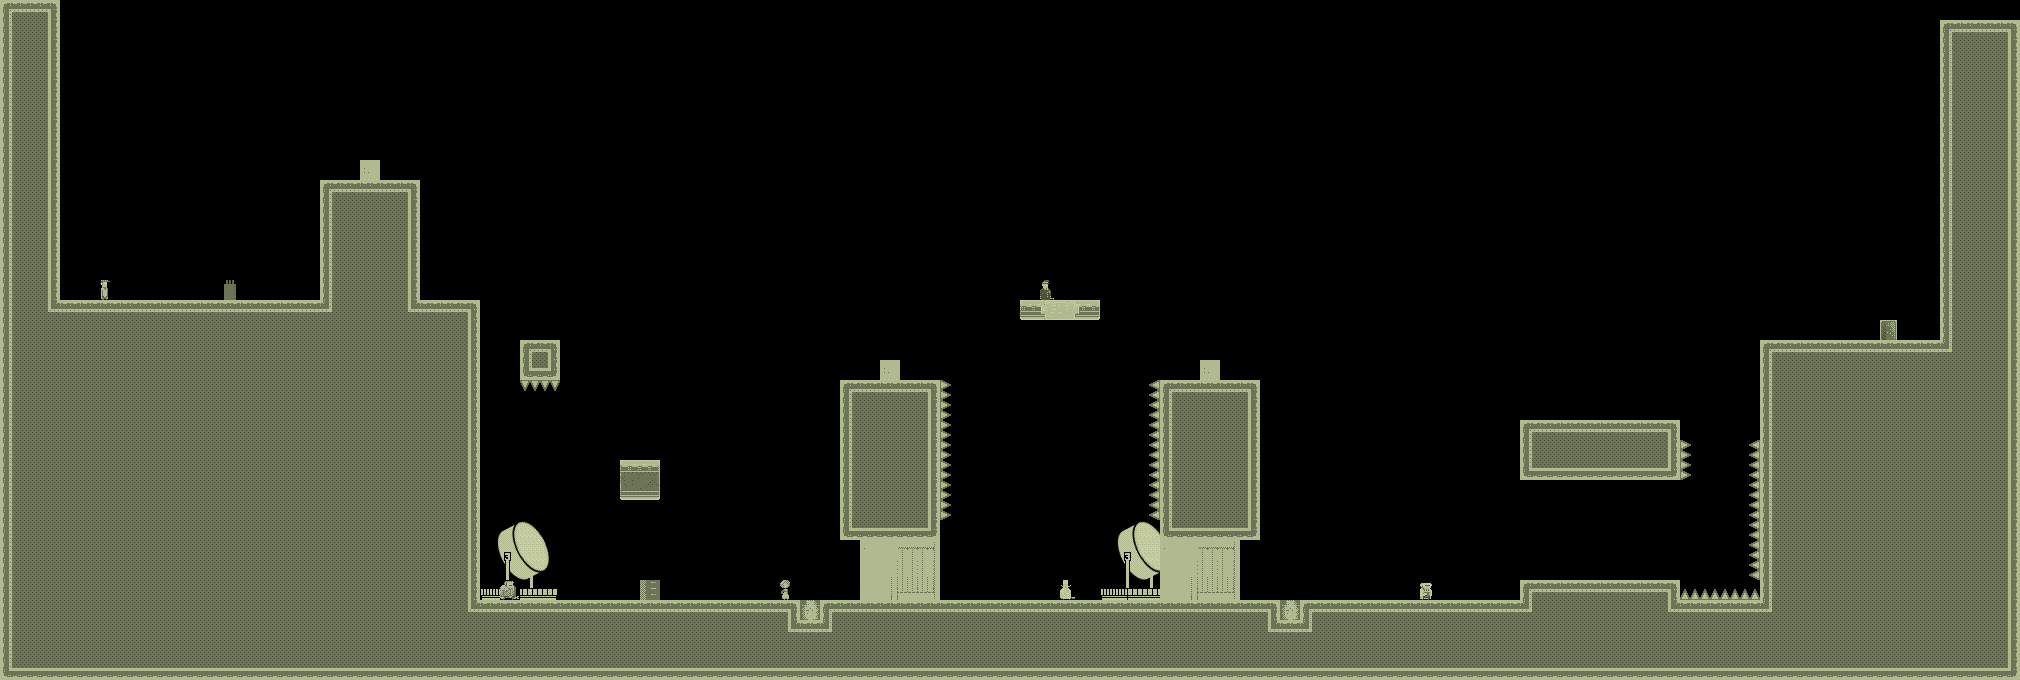

Tiled map render using the project's own tile images. Description and the map definition, with tile-layer contents summarised, below:
An orthogonal 101x34 tile map with 20x20 px tiles, 1 tile layer (bg) and 3 objects.

<map version="1.0" orientation="orthogonal" width="101" height="34" tilewidth="20" tileheight="20">
 <properties>
  <property name="liselotStart" value="YES" />
 </properties>
 <tileset firstgid="1" name="tiles_military" tilewidth="20" tileheight="20">
  <image source="../../../../../SuperLemonadeFactory1989Content/Lemonade/tiles_military.png" width="400" height="400" />
  <terraintypes>
   <terrain name="solid" tile="151" />
   <terrain name="hollow" tile="94" />
  </terraintypes>
  <tile id="8" terrain=",,,1" />
  <tile id="9" terrain=",,1,1" />
  <tile id="10" terrain=",,1,1" />
  <tile id="11" terrain=",,1,1" />
  <tile id="12" terrain=",,1,1" />
  <tile id="13" terrain=",,1,1" />
  <tile id="14" terrain=",,1," />
  <tile id="15" terrain="1,1,1," />
  <tile id="16" terrain="1,1,,1" />
  <tile id="28" terrain=",1,,1" />
  <tile id="34" terrain="1,,1," />
  <tile id="35" terrain="1,,1,1" />
  <tile id="36" terrain=",1,1,1" />
  <tile id="48" terrain=",1,,1" />
  <tile id="54" terrain="1,,1," />
  <tile id="68" terrain=",1,,1" />
  <tile id="74" terrain="1,,1," />
  <tile id="88" terrain=",1,,1" />
  <tile id="94" terrain="1,,1," />
  <tile id="108" terrain=",1,,1" />
  <tile id="114" terrain="1,,1," />
  <tile id="128" terrain=",1,," />
  <tile id="129" terrain="1,1,," />
  <tile id="130" terrain="1,1,," />
  <tile id="131" terrain="1,1,," />
  <tile id="132" terrain="1,1,," />
  <tile id="133" terrain="1,1,," />
  <tile id="134" terrain="1,,," />
  <tile id="148" terrain=",,,0" />
  <tile id="149" terrain=",,0,0" />
  <tile id="150" terrain=",,0," />
  <tile id="151" terrain="0,0,0," />
  <tile id="152" terrain="0,0,," />
  <tile id="153" terrain="0,0,,0" />
  <tile id="168" terrain=",0,,0" />
  <tile id="170" terrain="0,,0," />
  <tile id="171" terrain="0,,0," />
  <tile id="173" terrain=",0,,0" />
  <tile id="188" terrain=",0,," />
  <tile id="189" terrain="0,0,," />
  <tile id="190" terrain="0,,," />
  <tile id="191" terrain="0,,0,0" />
  <tile id="192" terrain=",,0,0" />
  <tile id="193" terrain=",0,0,0" />
  <tile id="194" terrain="0,0,0,0" />
  <tile id="195" terrain="1,1,1,1" />
  <tile id="356">
   <properties>
    <property name="LargeCrate" value="" />
   </properties>
  </tile>
  <tile id="380">
   <properties>
    <property name="Andre" value="" />
   </properties>
  </tile>
  <tile id="381">
   <properties>
    <property name="Liselot" value="" />
   </properties>
  </tile>
  <tile id="382">
   <properties>
    <property name="Amsterdaam" value="" />
   </properties>
  </tile>
  <tile id="383">
   <properties>
    <property name="Worker" value="" />
   </properties>
  </tile>
  <tile id="384">
   <properties>
    <property name="Inspector" value="" />
   </properties>
  </tile>
  <tile id="385">
   <properties>
    <property name="Chef" value="" />
   </properties>
  </tile>
  <tile id="386">
   <properties>
    <property name="Exit" value="" />
   </properties>
  </tile>
  <tile id="387">
   <properties>
    <property name="Trampoline" value="" />
   </properties>
  </tile>
  <tile id="388">
   <properties>
    <property name="SmallCrate" value="" />
   </properties>
  </tile>
  <tile id="389">
   <properties>
    <property name="SugarBag" value="" />
   </properties>
  </tile>
 </tileset>
 <layer name="bg" width="101" height="34">
  <data>[3434 cells, 1288 non-empty, 66 distinct tile ids]</data>
 </layer>
 <objectgroup name="boxes" width="101" height="34">
  <object x="1400" y="280">
   <polyline points="0,0 0,240" />
  </object>
  <object x="1460" y="280">
   <polyline points="0,0 380,0" />
  </object>
  <object x="460" y="180">
   <polyline points="0,0 60,0 120,60 140,140 140,180 340,260 340,300" />
  </object>
 </objectgroup>
</map>
